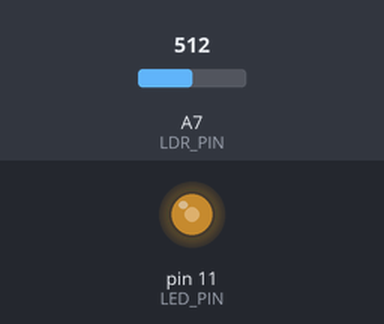
The sketch below on a simulated Arduino Nano, built with avr-gcc and run on an emulated ATmega328P. On the bench: output pins drawn as LEDs (lit = HIGH). The test bench sets the inputs (shaded band); at power-on: A7 (LDR_PIN) = 512.

Above: at 1.2 s.
1.3 s: A7 (LDR_PIN) set to 306
At 1.8 s:
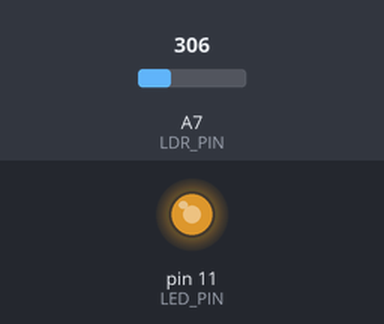
2.8 s: A7 (LDR_PIN) set to 122
At 4.0 s:
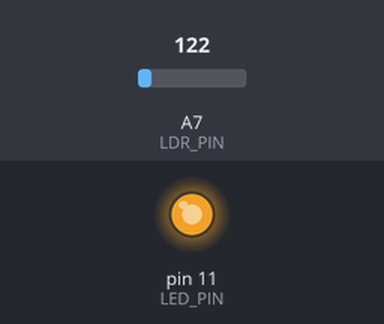
4.3 s: A7 (LDR_PIN) set to 900
At 5.3 s:
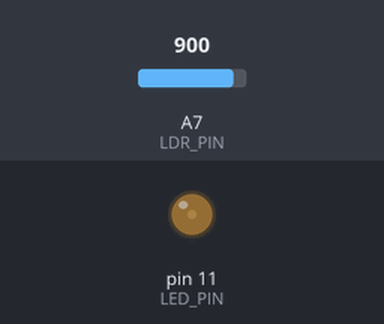
5.8 s: A7 (LDR_PIN) set to 1023
At 6.5 s:
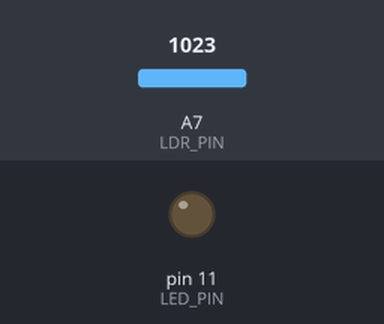
7.3 s: A7 (LDR_PIN) set to 511
At 7.6 s:
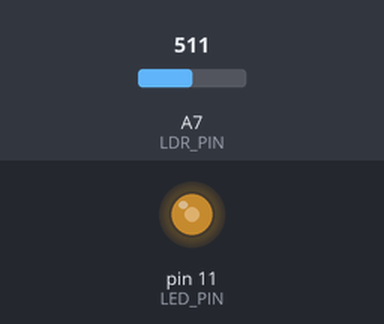
Timing chart, 0 to 9.8 s (numbered marks = the images above; inputs shaded):
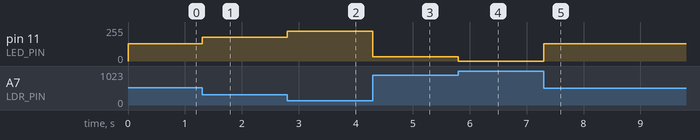

Measured:
- after the input at 1.3 s, pin 11 (LED_PIN): 128/255 → 179/255 at once
- after the input at 2.8 s, pin 11 (LED_PIN): 179/255 → 225/255 at once
- after the input at 4.3 s, pin 11 (LED_PIN): 225/255 → 31/255 at once
- after the input at 5.8 s, pin 11 (LED_PIN): 31/255 → 0/255 at once
- after the input at 7.3 s, pin 11 (LED_PIN): 0/255 → 128/255 at once

The sketch:

sketch_02_analogReadAndWrite.ino
```cpp
static int LED_PIN =  11; //TO MODULATE THE LED INTENSITY YOU NEED TO USE A PWM PIN
static int LDR_PIN =  A7;

float workingValue = 0;

void setup() {
  // put your setup code here, to run once:

  pinMode(LDR_PIN,INPUT);
  pinMode(LED_PIN,OUTPUT);
}

void loop() {
  // put your main code here, to run repeatedly:
  workingValue = analogRead(LDR_PIN);
  analogWrite(LED_PIN,map(workingValue,0,1023,255,0)); // You need to use a PWM Pin - Pulse Width Modulation


}
```
